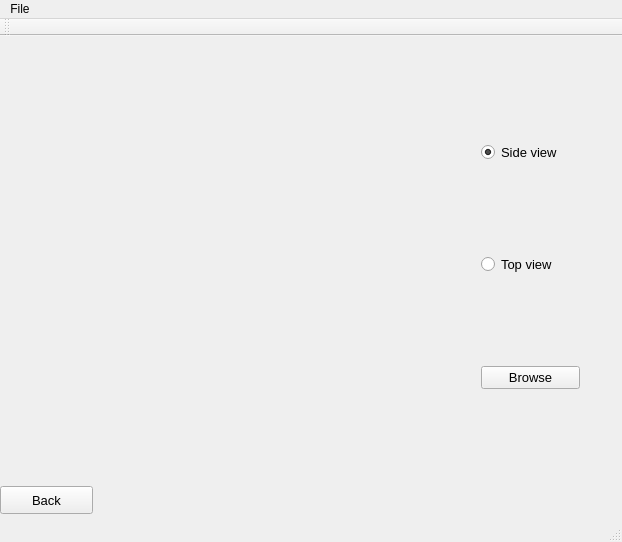
<?xml version="1.0" encoding="UTF-8"?>
<ui version="4.0">
 <class>MainWindow</class>
 <widget class="QMainWindow" name="MainWindow">
  <property name="enabled">
   <bool>true</bool>
  </property>
  <property name="geometry">
   <rect>
    <x>0</x>
    <y>0</y>
    <width>622</width>
    <height>542</height>
   </rect>
  </property>
  <property name="windowTitle">
   <string>MainWindow</string>
  </property>
  <widget class="QWidget" name="centralWidget">
   <widget class="QWidget" name="verticalLayoutWidget">
    <property name="geometry">
     <rect>
      <x>470</x>
      <y>10</y>
      <width>121</width>
      <height>441</height>
     </rect>
    </property>
    <layout class="QVBoxLayout" name="verticalLayout">
     <item>
      <widget class="QRadioButton" name="radioButton">
       <property name="font">
        <font>
         <pointsize>10</pointsize>
        </font>
       </property>
       <property name="text">
        <string>Side view</string>
       </property>
       <property name="checked">
        <bool>true</bool>
       </property>
      </widget>
     </item>
     <item>
      <widget class="QRadioButton" name="radioButton_2">
       <property name="font">
        <font>
         <pointsize>10</pointsize>
        </font>
       </property>
       <property name="text">
        <string>Top view</string>
       </property>
      </widget>
     </item>
     <item>
      <widget class="QPushButton" name="pushButton">
       <property name="font">
        <font>
         <pointsize>10</pointsize>
        </font>
       </property>
       <property name="text">
        <string>Browse</string>
       </property>
      </widget>
     </item>
    </layout>
   </widget>
   <widget class="QLabel" name="label">
    <property name="geometry">
     <rect>
      <x>0</x>
      <y>0</y>
      <width>441</width>
      <height>371</height>
     </rect>
    </property>
    <property name="text">
     <string/>
    </property>
   </widget>
   <widget class="QLabel" name="label_2">
    <property name="geometry">
     <rect>
      <x>0</x>
      <y>410</y>
      <width>421</width>
      <height>41</height>
     </rect>
    </property>
    <property name="font">
     <font>
      <pointsize>10</pointsize>
     </font>
    </property>
    <property name="text">
     <string/>
    </property>
   </widget>
   <widget class="QPushButton" name="pushButton_2">
    <property name="geometry">
     <rect>
      <x>0</x>
      <y>450</y>
      <width>93</width>
      <height>28</height>
     </rect>
    </property>
    <property name="font">
     <font>
      <pointsize>10</pointsize>
     </font>
    </property>
    <property name="text">
     <string>Back</string>
    </property>
   </widget>
  </widget>
  <widget class="QMenuBar" name="menuBar">
   <property name="geometry">
    <rect>
     <x>0</x>
     <y>0</y>
     <width>622</width>
     <height>26</height>
    </rect>
   </property>
   <widget class="QMenu" name="menuFile">
    <property name="title">
     <string>File</string>
    </property>
    <addaction name="actionExit"/>
   </widget>
   <addaction name="menuFile"/>
  </widget>
  <widget class="QToolBar" name="mainToolBar">
   <attribute name="toolBarArea">
    <enum>TopToolBarArea</enum>
   </attribute>
   <attribute name="toolBarBreak">
    <bool>true</bool>
   </attribute>
  </widget>
  <widget class="QStatusBar" name="statusBar"/>
  <action name="actionExit">
   <property name="text">
    <string>Exit</string>
   </property>
  </action>
 </widget>
 <layoutdefault spacing="6" margin="11"/>
 <resources/>
 <connections/>
</ui>
